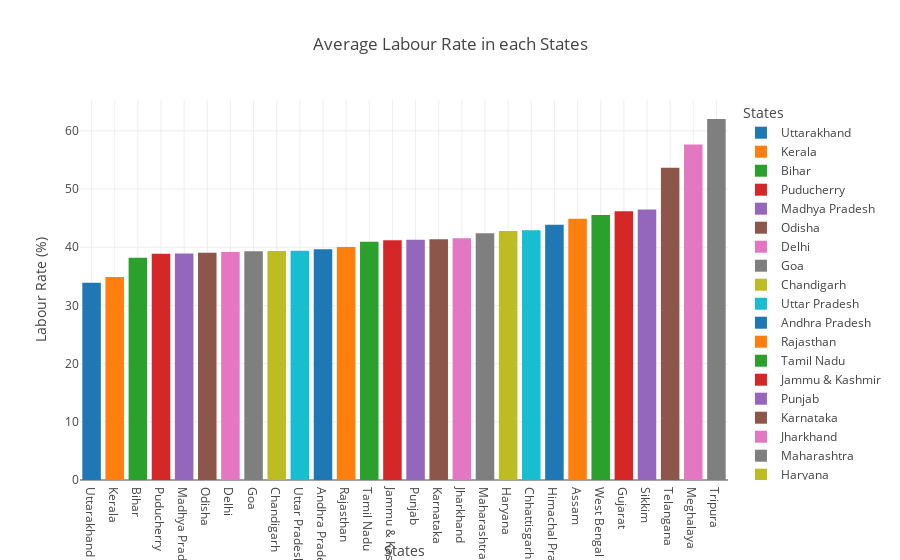

This figure's notebook cell:
### Markdown cell above
- *The Labour Rate is shwoing decreasing tendecy during 2020 for all the states, as red dots are a little left shifted*

### Code cell
# Bar plot of average Labour Rate by States

df_lr = df[[df.columns[4], df.columns[0]]].groupby(df.columns[0]).mean().reset_index()
df_lr = df_lr.sort_values(df.columns[4])
fig = px.bar(df_lr, x=df.columns[0], y=df.columns[4], color=df.columns[0],
             labels={df.columns[0] : 'States', df.columns[4]: 'Labour Rate (%)'},
             title='Average Labour Rate in each States', template='gridon')
fig.show()

### Figure 1 — Plotly figure (JSON) as saved in the notebook; plotly's stock layout.template omitted (floating-point values rounded to 4 significant figures)
{"data": [{"alignmentgroup": "True", "hovertemplate": "States=%{x}<br>Labour Rate (%)=%{y}<extra></extra>", "legendgroup": "Uttarakhand", "marker": {"color": "#1F77B4", "pattern": {"shape": ""}}, "name": "Uttarakhand", "offsetgroup": "Uttarakhand", "orientation": "v", "showlegend": true, "textposition": "auto", "type": "bar", "x": ["Uttarakhand"], "xaxis": "x", "y": [33.91], "yaxis": "y"}, {"alignmentgroup": "True", "hovertemplate": "States=%{x}<br>Labour Rate (%)=%{y}<extra></extra>", "legendgroup": "Kerala", "marker": {"color": "#FF7F0E", "pattern": {"shape": ""}}, "name": "Kerala", "offsetgroup": "Kerala", "orientation": "v", "showlegend": true, "textposition": "auto", "type": "bar", "x": ["Kerala"], "xaxis": "x", "y": [34.88], "yaxis": "y"}, {"alignmentgroup": "True", "hovertemplate": "States=%{x}<br>Labour Rate (%)=%{y}<extra></extra>", "legendgroup": "Bihar", "marker": {"color": "#2CA02C", "pattern": {"shape": ""}}, "name": "Bihar", "offsetgroup": "Bihar", "orientation": "v", "showlegend": true, "textposition": "auto", "type": "bar", "x": ["Bihar"], "xaxis": "x", "y": [38.22], "yaxis": "y"}, {"alignmentgroup": "True", "hovertemplate": "States=%{x}<br>Labour Rate (%)=%{y}<extra></extra>", "legendgroup": "Puducherry", "marker": {"color": "#D62728", "pattern": {"shape": ""}}, "name": "Puducherry", "offsetgroup": "Puducherry", "orientation": "v", "showlegend": true, "textposition": "auto", "type": "bar", "x": ["Puducherry"], "xaxis": "x", "y": [38.87], "yaxis": "y"}, {"alignmentgroup": "True", "hovertemplate": "States=%{x}<br>Labour Rate (%)=%{y}<extra></extra>", "legendgroup": "Madhya Pradesh", "marker": {"color": "#9467BD", "pattern": {"shape": ""}}, "name": "Madhya Pradesh", "offsetgroup": "Madhya Pradesh", "orientation": "v", "showlegend": true, "textposition": "auto", "type": "bar", "x": ["Madhya Pradesh"], "xaxis": "x", "y": [38.94], "yaxis": "y"}, {"alignmentgroup": "True", "hovertemplate": "States=%{x}<br>Labour Rate (%)=%{y}<extra></extra>", "legendgroup": "Odisha", "marker": {"color": "#8C564B", "pattern": {"shape": ""}}, "name": "Odisha", "offsetgroup": "Odisha", "orientation": "v", "showlegend": true, "textposition": "auto", "type": "bar", "x": ["Odisha"], "xaxis": "x", "y": [39.05], "yaxis": "y"}, {"alignmentgroup": "True", "hovertemplate": "States=%{x}<br>Labour Rate (%)=%{y}<extra></extra>", "legendgroup": "Delhi", "marker": {"color": "#E377C2", "pattern": {"shape": ""}}, "name": "Delhi", "offsetgroup": "Delhi", "orientation": "v", "showlegend": true, "textposition": "auto", "type": "bar", "x": ["Delhi"], "xaxis": "x", "y": [39.21], "yaxis": "y"}, {"alignmentgroup": "True", "hovertemplate": "States=%{x}<br>Labour Rate (%)=%{y}<extra></extra>", "legendgroup": "Goa", "marker": {"color": "#7F7F7F", "pattern": {"shape": ""}}, "name": "Goa", "offsetgroup": "Goa", "orientation": "v", "showlegend": true, "textposition": "auto", "type": "bar", "x": ["Goa"], "xaxis": "x", "y": [39.3], "yaxis": "y"}, {"alignmentgroup": "True", "hovertemplate": "States=%{x}<br>Labour Rate (%)=%{y}<extra></extra>", "legendgroup": "Chandigarh", "marker": {"color": "#BCBD22", "pattern": {"shape": ""}}, "name": "Chandigarh", "offsetgroup": "Chandigarh", "orientation": "v", "showlegend": true, "textposition": "auto", "type": "bar", "x": ["Chandigarh"], "xaxis": "x", "y": [39.34], "yaxis": "y"}, {"alignmentgroup": "True", "hovertemplate": "States=%{x}<br>Labour Rate (%)=%{y}<extra></extra>", "legendgroup": "Uttar Pradesh", "marker": {"color": "#17BECF", "pattern": {"shape": ""}}, "name": "Uttar Pradesh", "offsetgroup": "Uttar Pradesh", "orientation": "v", "showlegend": true, "textposition": "auto", "type": "bar", "x": ["Uttar Pradesh"], "xaxis": "x", "y": [39.39], "yaxis": "y"}, {"alignmentgroup": "True", "hovertemplate": "States=%{x}<br>Labour Rate (%)=%{y}<extra></extra>", "legendgroup": "Andhra Pradesh", "marker": {"color": "#1F77B4", "pattern": {"shape": ""}}, "name": "Andhra Pradesh", "offsetgroup": "Andhra Pradesh", "orientation": "v", "showlegend": true, "textposition": "auto", "type": "bar", "x": ["Andhra Pradesh"], "xaxis": "x", "y": [39.65], "yaxis": "y"}, {"alignmentgroup": "True", "hovertemplate": "States=%{x}<br>Labour Rate (%)=%{y}<extra></extra>", "legendgroup": "Rajasthan", "marker": {"color": "#FF7F0E", "pattern": {"shape": ""}}, "name": "Rajasthan", "offsetgroup": "Rajasthan", "orientation": "v", "showlegend": true, "textposition": "auto", "type": "bar", "x": ["Rajasthan"], "xaxis": "x", "y": [40.06], "yaxis": "y"}, {"alignmentgroup": "True", "hovertemplate": "States=%{x}<br>Labour Rate (%)=%{y}<extra></extra>", "legendgroup": "Tamil Nadu", "marker": {"color": "#2CA02C", "pattern": {"shape": ""}}, "name": "Tamil Nadu", "offsetgroup": "Tamil Nadu", "orientation": "v", "showlegend": true, "textposition": "auto", "type": "bar", "x": ["Tamil Nadu"], "xaxis": "x", "y": [40.94], "yaxis": "y"}, {"alignmentgroup": "True", "hovertemplate": "States=%{x}<br>Labour Rate (%)=%{y}<extra></extra>", "legendgroup": "Jammu & Kashmir", "marker": {"color": "#D62728", "pattern": {"shape": ""}}, "name": "Jammu & Kashmir", "offsetgroup": "Jammu & Kashmir", "orientation": "v", "showlegend": true, "textposition": "auto", "type": "bar", "x": ["Jammu & Kashmir"], "xaxis": "x", "y": [41.21], "yaxis": "y"}, {"alignmentgroup": "True", "hovertemplate": "States=%{x}<br>Labour Rate (%)=%{y}<extra></extra>", "legendgroup": "Punjab", "marker": {"color": "#9467BD", "pattern": {"shape": ""}}, "name": "Punjab", "offsetgroup": "Punjab", "orientation": "v", "showlegend": true, "textposition": "auto", "type": "bar", "x": ["Punjab"], "xaxis": "x", "y": [41.29], "yaxis": "y"}, {"alignmentgroup": "True", "hovertemplate": "States=%{x}<br>Labour Rate (%)=%{y}<extra></extra>", "legendgroup": "Karnataka", "marker": {"color": "#8C564B", "pattern": {"shape": ""}}, "name": "Karnataka", "offsetgroup": "Karnataka", "orientation": "v", "showlegend": true, "textposition": "auto", "type": "bar", "x": ["Karnataka"], "xaxis": "x", "y": [41.39], "yaxis": "y"}, {"alignmentgroup": "True", "hovertemplate": "States=%{x}<br>Labour Rate (%)=%{y}<extra></extra>", "legendgroup": "Jharkhand", "marker": {"color": "#E377C2", "pattern": {"shape": ""}}, "name": "Jharkhand", "offsetgroup": "Jharkhand", "orientation": "v", "showlegend": true, "textposition": "auto", "type": "bar", "x": ["Jharkhand"], "xaxis": "x", "y": [41.54], "yaxis": "y"}, {"alignmentgroup": "True", "hovertemplate": "States=%{x}<br>Labour Rate (%)=%{y}<extra></extra>", "legendgroup": "Maharashtra", "marker": {"color": "#7F7F7F", "pattern": {"shape": ""}}, "name": "Maharashtra", "offsetgroup": "Maharashtra", "orientation": "v", "showlegend": true, "textposition": "auto", "type": "bar", "x": ["Maharashtra"], "xaxis": "x", "y": [42.39], "yaxis": "y"}, {"alignmentgroup": "True", "hovertemplate": "States=%{x}<br>Labour Rate (%)=%{y}<extra></extra>", "legendgroup": "Haryana", "marker": {"color": "#BCBD22", "pattern": {"shape": ""}}, "name": "Haryana", "offsetgroup": "Haryana", "orientation": "v", "showlegend": true, "textposition": "auto", "type": "bar", "x": ["Haryana"], "xaxis": "x", "y": [42.79], "yaxis": "y"}, {"alignmentgroup": "True", "hovertemplate": "States=%{x}<br>Labour Rate (%)=%{y}<extra></extra>", "legendgroup": "Chhattisgarh", "marker": {"color": "#17BECF", "pattern": {"shape": ""}}, "name": "Chhattisgarh", "offsetgroup": "Chhattisgarh", "orientation": "v", "showlegend": true, "textposition": "auto", "type": "bar", "x": ["Chhattisgarh"], "xaxis": "x", "y": [42.93], "yaxis": "y"}, {"alignmentgroup": "True", "hovertemplate": "States=%{x}<br>Labour Rate (%)=%{y}<extra></extra>", "legendgroup": "Himachal Pradesh", "marker": {"color": "#1F77B4", "pattern": {"shape": ""}}, "name": "Himachal Pradesh", "offsetgroup": "Himachal Pradesh", "orientation": "v", "showlegend": true, "textposition": "auto", "type": "bar", "x": ["Himachal Pradesh"], "xaxis": "x", "y": [43.86], "yaxis": "y"}, {"alignmentgroup": "True", "hovertemplate": "States=%{x}<br>Labour Rate (%)=%{y}<extra></extra>", "legendgroup": "Assam", "marker": {"color": "#FF7F0E", "pattern": {"shape": ""}}, "name": "Assam", "offsetgroup": "Assam", "orientation": "v", "showlegend": true, "textposition": "auto", "type": "bar", "x": ["Assam"], "xaxis": "x", "y": [44.92], "yaxis": "y"}, {"alignmentgroup": "True", "hovertemplate": "States=%{x}<br>Labour Rate (%)=%{y}<extra></extra>", "legendgroup": "West Bengal", "marker": {"color": "#2CA02C", "pattern": {"shape": ""}}, "name": "West Bengal", "offsetgroup": "West Bengal", "orientation": "v", "showlegend": true, "textposition": "auto", "type": "bar", "x": ["West Bengal"], "xaxis": "x", "y": [45.55], "yaxis": "y"}, {"alignmentgroup": "True", "hovertemplate": "States=%{x}<br>Labour Rate (%)=%{y}<extra></extra>", "legendgroup": "Gujarat", "marker": {"color": "#D62728", "pattern": {"shape": ""}}, "name": "Gujarat", "offsetgroup": "Gujarat", "orientation": "v", "showlegend": true, "textposition": "auto", "type": "bar", "x": ["Gujarat"], "xaxis": "x", "y": [46.18], "yaxis": "y"}, {"alignmentgroup": "True", "hovertemplate": "States=%{x}<br>Labour Rate (%)=%{y}<extra></extra>", "legendgroup": "Sikkim", "marker": {"color": "#9467BD", "pattern": {"shape": ""}}, "name": "Sikkim", "offsetgroup": "Sikkim", "orientation": "v", "showlegend": true, "textposition": "auto", "type": "bar", "x": ["Sikkim"], "xaxis": "x", "y": [46.47], "yaxis": "y"}, {"alignmentgroup": "True", "hovertemplate": "States=%{x}<br>Labour Rate (%)=%{y}<extra></extra>", "legendgroup": "Telangana", "marker": {"color": "#8C564B", "pattern": {"shape": ""}}, "name": "Telangana", "offsetgroup": "Telangana", "orientation": "v", "showlegend": true, "textposition": "auto", "type": "bar", "x": ["Telangana"], "xaxis": "x", "y": [53.68], "yaxis": "y"}, {"alignmentgroup": "True", "hovertemplate": "States=%{x}<br>Labour Rate (%)=%{y}<extra></extra>", "legendgroup": "Meghalaya", "marker": {"color": "#E377C2", "pattern": {"shape": ""}}, "name": "Meghalaya", "offsetgroup": "Meghalaya", "orientation": "v", "showlegend": true, "textposition": "auto", "type": "bar", "x": ["Meghalaya"], "xaxis": "x", "y": [57.64], "yaxis": "y"}, {"alignmentgroup": "True", "hovertemplate": "States=%{x}<br>Labour Rate (%)=%{y}<extra></extra>", "legendgroup": "Tripura", "marker": {"color": "#7F7F7F", "pattern": {"shape": ""}}, "name": "Tripura", "offsetgroup": "Tripura", "orientation": "v", "showlegend": true, "textposition": "auto", "type": "bar", "x": ["Tripura"], "xaxis": "x", "y": [62.04], "yaxis": "y"}], "layout": {"barmode": "relative", "legend": {"title": {"text": "States"}, "tracegroupgap": 0}, "title": {"text": "Average Labour Rate in each States"}, "xaxis": {"anchor": "y", "categoryarray": ["Uttarakhand", "Kerala", "Bihar", "Puducherry", "Madhya Pradesh", "Odisha", "Delhi", "Goa", "Chandigarh", "Uttar Pradesh", "Andhra Pradesh", "Rajasthan", "Tamil Nadu", "Jammu & Kashmir", "Punjab", "Karnataka", "Jharkhand", "Maharashtra", "Haryana", "Chhattisgarh", "Himachal Pradesh", "Assam", "West Bengal", "Gujarat", "Sikkim", "Telangana", "Meghalaya", "Tripura"], "categoryorder": "array", "domain": [0, 1], "title": {"text": "States"}}, "yaxis": {"anchor": "x", "domain": [0, 1], "title": {"text": "Labour Rate (%)"}}}}
